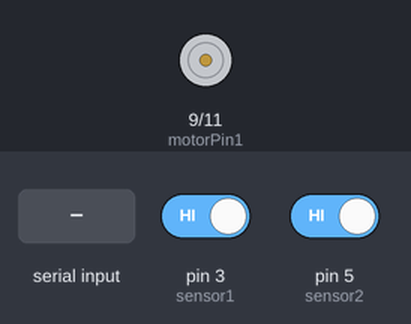
A sketch run on a simulated Arduino Uno, built with avr-gcc and run on an emulated ATmega328P. On the bench: motor-driver pin pairs drawn as motors (green arrow = first pin HIGH = forward, orange = second pin HIGH = backward, longer = more drive). Inputs (shaded band) come from the test bench; at power-on: pin 3 (sensor1) HIGH, pin 5 (sensor2) HIGH. What the sketch prints to the serial monitor is not drawn.

Above: at 1.2 s.
1.3 s: "G" received over Serial
At 2.3 s:
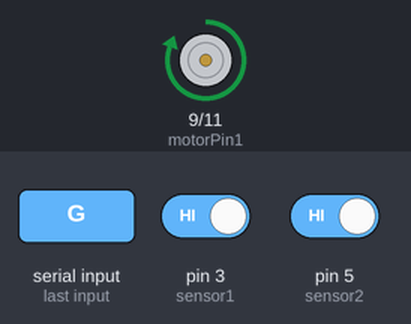
2.8 s: "S" received over Serial
At 3.4 s:
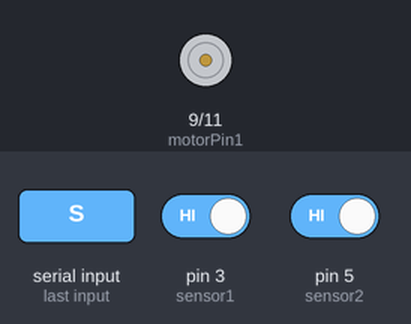
Timing chart, 0 to 5.8 s (numbered marks = the images above; inputs shaded):
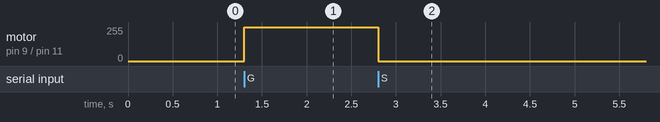

Measured:
- after the input at 1.3 s, motor on pin 9 (motorPin1) / pin 11 (motorPin2): stopped → forward 255/255 at once
- after the input at 2.8 s, motor on pin 9 (motorPin1) / pin 11 (motorPin2): forward 255/255 → stopped at once

The sketch:

motor_control.ino
```cpp
// Pin assignments
const int sensor1 = 3;
const int sensor2 = 5;

const int motorPin1 = 9;
const int motorPin2 = 11;

bool movingForward = true;
bool motorEnabled = false;  // New flag

// Debounce settings
unsigned long lastTriggerTime = 0;
const unsigned long debounceDelay = 6000;  // 6 seconds

void setup() {
  pinMode(sensor1, INPUT_PULLUP);
  pinMode(sensor2, INPUT_PULLUP);

  pinMode(motorPin1, OUTPUT);
  pinMode(motorPin2, OUTPUT);

  Serial.begin(9600);
  Serial.println("System Ready. Waiting for 'G' command to start.");
  stopMotor();
}

void loop() {
  // --- Check for serial commands ---
  if (Serial.available() > 0) {
    char command = Serial.read();
    if (command == 'G') {
      motorEnabled = true;
      moveForward();
      Serial.println("Received 'G' — Moving Forward.");
    } else if (command == 'S') {
      motorEnabled = false;
      stopMotor();
      Serial.println("Received 'S' — Motor stopped.");
    }
  }

  // --- Sensor and motor logic only if motorEnabled ---
  if (motorEnabled) {
    int s1 = digitalRead(sensor1);
    int s2 = digitalRead(sensor2);

    unsigned long currentTime = millis();

    if ((s1 == LOW || s2 == LOW) && (currentTime - lastTriggerTime > debounceDelay)) {
      toggleDirection();
      lastTriggerTime = currentTime;
    }
  }
}

void toggleDirection() {
  movingForward = !movingForward;
  if (movingForward) {
    moveForward();

  } else {
    moveBackward();
  }
}

void moveForward() {
  digitalWrite(motorPin1, HIGH);
  digitalWrite(motorPin2, LOW);
  Serial.println("Moving Forward");
}

void moveBackward() {
  digitalWrite(motorPin1, LOW);
  digitalWrite(motorPin2, HIGH);
  Serial.println("Moving Backward");
}

void stopMotor() {
  digitalWrite(motorPin1, LOW);
  digitalWrite(motorPin2, LOW);
  Serial.println("Motor Stopped");
}
```
